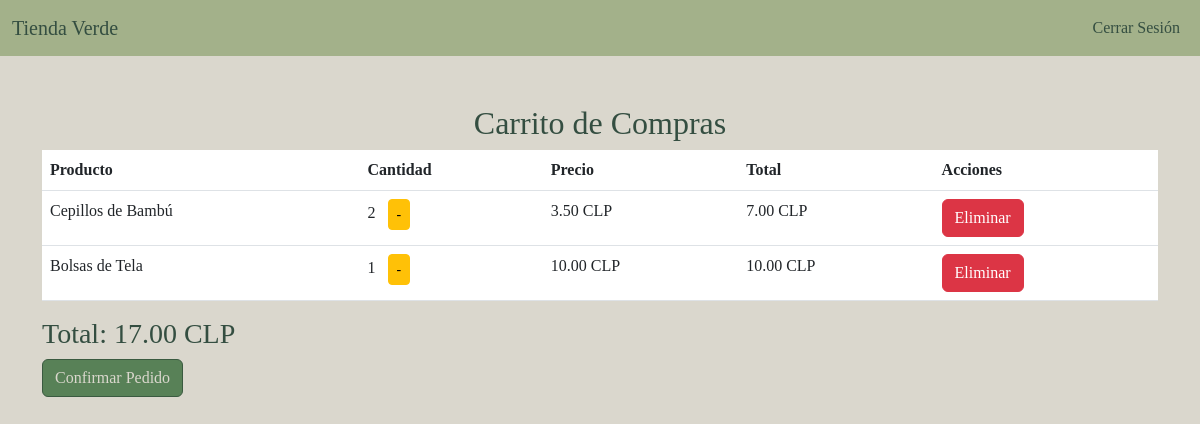
Screenshot of /carrito/ (signed in) with the database file from the repository.
### tienda/models.py (models this page shows, shortened)
class ItemCarrito(models.Model):
    carrito = models.ForeignKey(Carrito, on_delete=models.CASCADE)
    producto = models.ForeignKey(Producto, on_delete=models.CASCADE)
    cantidad = models.PositiveIntegerField(default=1)

class Producto(models.Model):
    nombre = models.CharField(max_length=100)
    descripcion = models.TextField()
    precio = models.DecimalField(max_digits=10, decimal_places=2)
    imagen = models.ImageField(upload_to='productos/')  # Si tienes imágenes de productos
    stock = models.IntegerField()

### tienda/views.py (the view)
# urls.py: path('carrito/', views.carrito_view, name='carrito'),  # Ver carrito
def carrito_view(request):
    if not request.user.is_authenticated:
        messages.error(request, 'Debes iniciar sesión para ver tu carrito.')
        return redirect('login')
    carrito_items = ItemCarrito.objects.filter(carrito__usuario=request.user)
    total_carrito = sum(item.producto.precio * item.cantidad for item in carrito_items)
    return render(request, 'carrito.html', {'carrito': carrito_items, 'total_carrito': total_carrito})

### tienda/templatetags/carrito_filters.py (called while the page is built)
@register.filter(name='multiply')
def multiply(value, arg):
    return value * arg

### tienda/templates/carrito.html (shortened to what this page needs)
{% load carrito_filters %}
<!DOCTYPE html>
<html lang="es">
<head>
  {% load static %}
  <link href="https://cdn.jsdelivr.net/npm/bootstrap@5.3.0/dist/css/bootstrap.min.css" rel="stylesheet">
  <link rel="stylesheet" href="{% static 'css/styles.css' %}">
</head>
<body>
  <nav class="navbar navbar-expand-lg navbar-dark">
    <div class="container-fluid">
      <a class="navbar-brand" href="{% url 'index' %}">Tienda Verde</a>
      <div class="collapse navbar-collapse" id="navbarNav">
        <ul class="navbar-nav ms-auto">
          {% if user.is_authenticated %}
            <li class="nav-item">
              <a class="nav-link" href="{% url 'logout' %}">Cerrar Sesión</a>
            </li>
          {% endif %}
        </ul>
      </div>
    </div>
  </nav>
  <section class="container my-5">
    <h2 class="text-center">Carrito de Compras</h2>
    {% if carrito %}
      <table class="table">
        <thead>
          <tr>
            <th>Producto</th>
            <th>Cantidad</th>
            <th>Precio</th>
            <th>Total</th>
            <th>Acciones</th>
          </tr>
        </thead>
        <tbody>
          {% for item in carrito %}
            <tr>
              <td>{{ item.producto.nombre }}</td>
              <td>{{ item.cantidad }} <a href="{% url 'eliminar_una_unidad' item.id %}" class="btn btn-warning btn-sm ms-2">-</a></td>
              <td>{{ item.producto.precio }} CLP</td>
              <td>{{ item.producto.precio|multiply:item.cantidad }} CLP</td>
              <td><a href="{% url 'eliminar_carrito' item.id %}" class="btn btn-danger">Eliminar</a></td>
            </tr>
          {% endfor %}
        </tbody>
      </table>
      <h3>Total: {{ total_carrito }} CLP</h3>
      <a href="{% url 'confirmar_pedido' %}" class="btn btn-success">Confirmar Pedido</a>
    {% else %}
      <p class="text-center">Tu carrito está vacío.</p>
      <div class="text-center">
        <a href="{% url 'index' %}" class="btn btn-primary">Continuar Comprando</a>
      </div>
    {% endif %}
  </section>
</body>
</html>

### tienda/static/css/styles.css (style rules this page uses)
body { font-family: 'SimpleBirthday'; background-color: #DAD7CD; color: #344E41; }
.navbar { background-color: #A3B18A; }
.navbar-brand, .nav-link { color: #344E41; }
.btn-success { background-color: #588157; border-color: #3A5A40; color: #DAD7CD; transition: background-color 0.3s, transform 0.3s; }

### rows the page displays
ItemCarrito: producto.nombre "Cepillos de Bambú", cantidad "2", producto.precio "3.50", producto.precio|multiply "7.00"
ItemCarrito: producto.nombre "Bolsas de Tela", cantidad "1", producto.precio "10.00", producto.precio|multiply "10.00"

### other values shown
{{ total_carrito }} "17.00"
